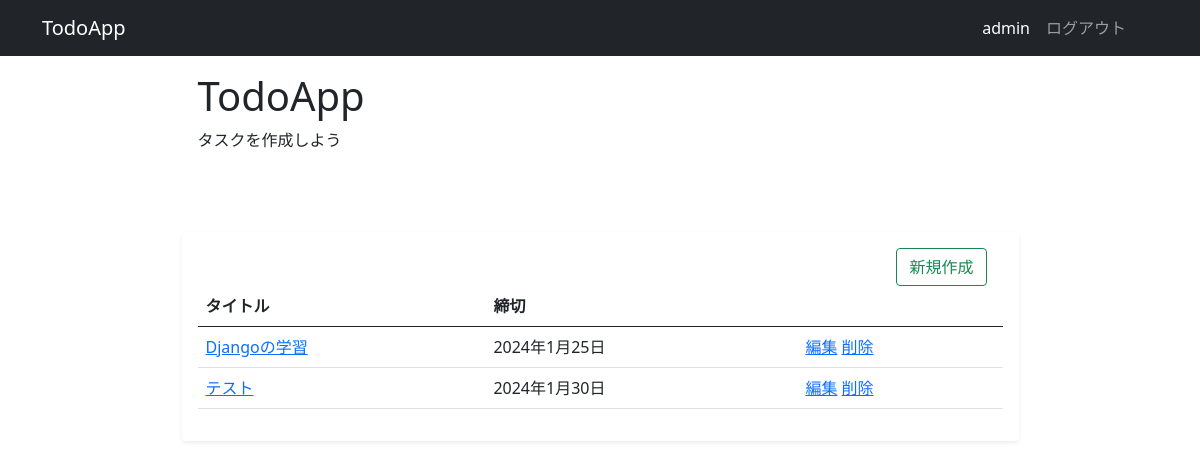
The app's page / (signed in), older data.
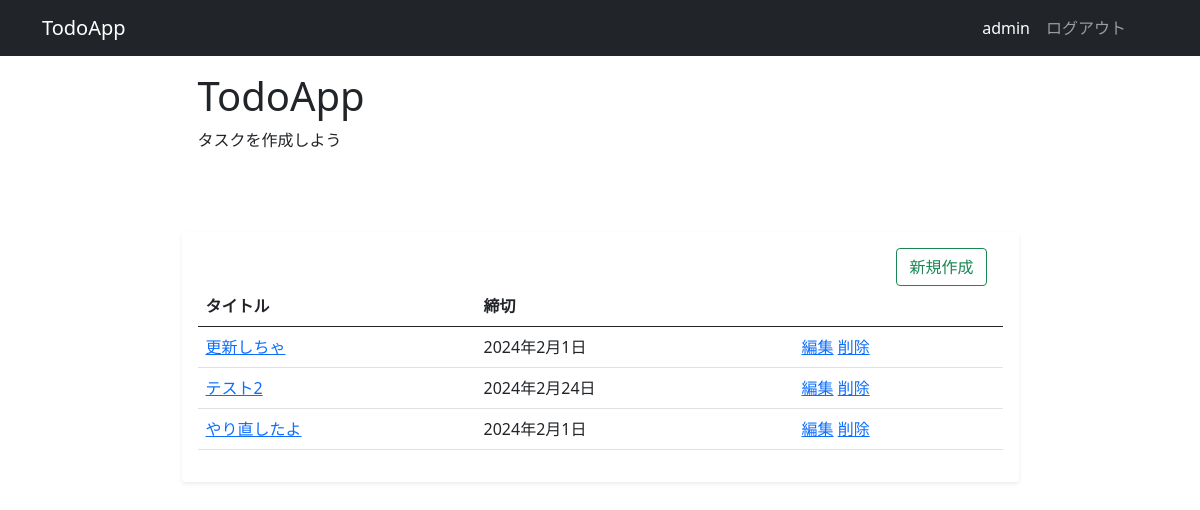
The same page, newer data.
### todo/models.py (models this page shows, shortened)
class Task(models.Model):
  title = models.CharField("タイトル", max_length=30)
  description = models.TextField("説明",blank=True)
  deadline = models.DateField("締切日")

### todo/views.py (the view)
# urls.py: path('', TaskListVies.as_view(), name='task-list'),
class TaskListVies(ListView):
  model = Task
  template_name = 'todo/task_list.html'

### todo/templates/todo/task_list.html
{% extends 'base.html' %}
{% block header %}
<div class="p-3 mb-5">
  <h1>TodoApp</h1>
  <p>タスクを作成しよう</p>
</div>
{% endblock header %}
{% block content %}
<div class="shadow-sm p-3 mb-5 bg-body rounded">
  {% if user.is_authenticated %}
    <div class="float-end">
      <a href="{% url 'task-new' %}" class="btn btn-outline-success me-3">新規作成</a>
    </div>
  {% endif %}
  <table class="table">
    <thead>
      <tr>
        <th scope="col">タイトル</th>
        <th scope="col">締切</th>
        <th scope="col"></th>
      </tr>
    </thead>
    <tbody>
      {% for task in object_list %}
      <tr>
        <td>
          <a href="{% url 'task-deatail' task.pk %}"> {{ task.title }} </a>
        </td>
        <td>{{ task.deadline }}</td>
        {% if user.is_authenticated %}
          <td>
            <a href="{% url 'task-edit' task.pk %}">編集</a>
            <a href="{% url 'task-delete' task.pk %}">削除</a>
          </td>
        {% endif %}
      </tr>
      {% endfor %}
    </tbody>
  </table>
</div>
{% endblock content %}

### templates/base.html (shortened to what this page needs)
<!doctype html>
<html lang="ja">
<head>
  <link href="https://cdn.jsdelivr.net/npm/bootstrap@5.0.2/dist/css/bootstrap.min.css" rel="stylesheet"
>
</head>
<body>
  <nav class="navbar navbar-expand-lg navbar-dark bg-dark">
    <div class="container">
      <a class="navbar-brand" href="{% url 'task-list' %}">TodoApp</a>
      <div class="d-flex me-4">
        <ul class="navbar-nav">
          {% if user.is_authenticated %}
          <li class="nav-item">
            <a class="nav-link text-white desabled" href="">{{user.username}}</a>
          </li>
          <li class="nav-item">
            <a class="nav-link" href="{% url 'logout' %}">ログアウト</a>
          </li>
          {% endif %}
        </ul>
      </div>
    </div>
  </nav>
  <div class="container">
    <div class="w-75 mx-auto">
      {% block header %}
      {% endblock header %}
      {% block content %}
      {% endblock content %}
    </div>
  </div>
</body>
</html>

Row changes from the older to the newer data that the page shows:
removed Task: title "Djangoの学習", deadline "2024年1月25日"
removed Task: title "テスト", deadline "2024年1月30日"
added Task: title "更新しちゃ", deadline "2024年2月1日"
added Task: title "テスト2", deadline "2024年2月24日"
added Task: title "やり直したよ", deadline "2024年2月1日"
